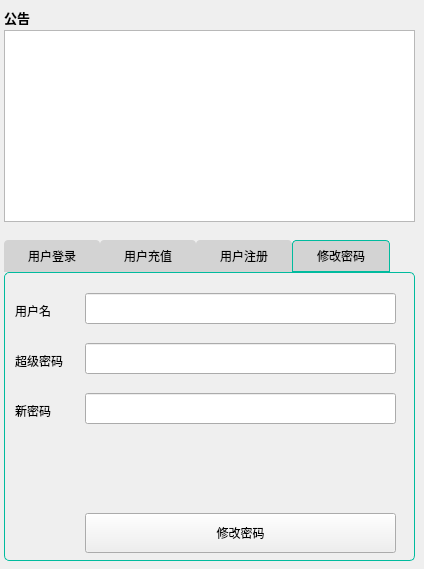
<?xml version="1.0" encoding="UTF-8"?>
<ui version="4.0">
 <class>LoginWindow</class>
 <widget class="QMainWindow" name="LoginWindow">
  <property name="geometry">
   <rect>
    <x>0</x>
    <y>0</y>
    <width>424</width>
    <height>569</height>
   </rect>
  </property>
  <property name="sizePolicy">
   <sizepolicy hsizetype="Fixed" vsizetype="Fixed">
    <horstretch>0</horstretch>
    <verstretch>0</verstretch>
   </sizepolicy>
  </property>
  <property name="windowTitle">
   <string>蘑菇助手V1.0.0</string>
  </property>
  <widget class="QWidget" name="centralwidget">
   <widget class="QLabel" name="noticeBrowserLabel">
    <property name="geometry">
     <rect>
      <x>4</x>
      <y>10</y>
      <width>72</width>
      <height>15</height>
     </rect>
    </property>
    <property name="font">
     <font>
      <family>Agency FB</family>
      <pointsize>10</pointsize>
      <weight>75</weight>
      <bold>true</bold>
     </font>
    </property>
    <property name="text">
     <string>公告</string>
    </property>
   </widget>
   <widget class="QTextBrowser" name="noticeBrowser">
    <property name="geometry">
     <rect>
      <x>4</x>
      <y>30</y>
      <width>411</width>
      <height>192</height>
     </rect>
    </property>
   </widget>
   <widget class="QTabWidget" name="tabWidget">
    <property name="geometry">
     <rect>
      <x>4</x>
      <y>240</y>
      <width>411</width>
      <height>321</height>
     </rect>
    </property>
    <property name="cursor">
     <cursorShape>PointingHandCursor</cursorShape>
    </property>
    <property name="focusPolicy">
     <enum>Qt::NoFocus</enum>
    </property>
    <property name="styleSheet">
     <string notr="true">/*style-dark*/
QTabWidget::pane { /* The tab widget frame */
    border: 1px solid #00BB9E;
	border-radius:5px;
    
}
 
QTabWidget::tab-bar {
    alignment: left;
}
 
/* Style the tab using the tab sub-control. Note that
    it reads QTabBar _not_ QTabWidget */
QTabBar::tab {
    background: #D3D3D3;/*qlineargradient(x1: 0, y1: 0, x2: 0, y2: 1,
                                stop: 0 #E1E1E1, stop: 0.4 #DDDDDD,
                                stop: 0.5 #D8D8D8, stop: 1.0 #D3D3D3);*/
    border: none;
    border-top-left-radius: 4px;
    border-top-right-radius: 4px;
    min-width: 80px;
    padding: 8px;
	color:#000000;
}
 
QTabBar::tab:selected, QTabBar::tab:hover {
    background: qlineargradient(x1: 0, y1: 0, x2: 0, y2: 1,
                                stop: 0 #fafafa, stop: 1.0 #00BB9E);
 
}/**/
 
QTabBar::tab:selected {
    border: 1px solid #00BB9E;
    /*border-bottom-color: #00BB9E;  same as pane color*/ 
}</string>
    </property>
    <property name="currentIndex">
     <number>3</number>
    </property>
    <widget class="QWidget" name="loginTab">
     <attribute name="title">
      <string>用户登录</string>
     </attribute>
     <widget class="QLabel" name="loginNameLabel">
      <property name="geometry">
       <rect>
        <x>10</x>
        <y>30</y>
        <width>51</width>
        <height>16</height>
       </rect>
      </property>
      <property name="text">
       <string>用户名</string>
      </property>
     </widget>
     <widget class="QLabel" name="loginPwdLabel">
      <property name="geometry">
       <rect>
        <x>10</x>
        <y>80</y>
        <width>61</width>
        <height>16</height>
       </rect>
      </property>
      <property name="text">
       <string>用户密码</string>
      </property>
     </widget>
     <widget class="QLabel" name="loginAccessMethodLabel">
      <property name="geometry">
       <rect>
        <x>10</x>
        <y>130</y>
        <width>71</width>
        <height>16</height>
       </rect>
      </property>
      <property name="text">
       <string>访问方式</string>
      </property>
     </widget>
     <widget class="QLabel" name="loginTipsLabel">
      <property name="geometry">
       <rect>
        <x>215</x>
        <y>130</y>
        <width>181</width>
        <height>16</height>
       </rect>
      </property>
      <property name="text">
       <string>网络错误时请切换访问方式</string>
      </property>
     </widget>
     <widget class="QLineEdit" name="loginName">
      <property name="geometry">
       <rect>
        <x>80</x>
        <y>20</y>
        <width>311</width>
        <height>31</height>
       </rect>
      </property>
      <property name="focusPolicy">
       <enum>Qt::StrongFocus</enum>
      </property>
      <property name="maxLength">
       <number>16</number>
      </property>
      <property name="echoMode">
       <enum>QLineEdit::Normal</enum>
      </property>
     </widget>
     <widget class="QLineEdit" name="loginPwd">
      <property name="geometry">
       <rect>
        <x>80</x>
        <y>70</y>
        <width>311</width>
        <height>31</height>
       </rect>
      </property>
      <property name="focusPolicy">
       <enum>Qt::StrongFocus</enum>
      </property>
      <property name="maxLength">
       <number>16</number>
      </property>
      <property name="echoMode">
       <enum>QLineEdit::Password</enum>
      </property>
     </widget>
     <widget class="QComboBox" name="loginAccessMethod">
      <property name="geometry">
       <rect>
        <x>80</x>
        <y>125</y>
        <width>87</width>
        <height>22</height>
       </rect>
      </property>
      <property name="cursor">
       <cursorShape>PointingHandCursor</cursorShape>
      </property>
      <property name="focusPolicy">
       <enum>Qt::StrongFocus</enum>
      </property>
      <item>
       <property name="text">
        <string>WinHttp</string>
       </property>
      </item>
      <item>
       <property name="text">
        <string>WinInet</string>
       </property>
      </item>
     </widget>
     <widget class="QCheckBox" name="loginRememberMe">
      <property name="geometry">
       <rect>
        <x>10</x>
        <y>180</y>
        <width>91</width>
        <height>19</height>
       </rect>
      </property>
      <property name="cursor">
       <cursorShape>PointingHandCursor</cursorShape>
      </property>
      <property name="focusPolicy">
       <enum>Qt::StrongFocus</enum>
      </property>
      <property name="text">
       <string>记住我</string>
      </property>
     </widget>
     <widget class="QPushButton" name="loginUnBindButton">
      <property name="geometry">
       <rect>
        <x>355</x>
        <y>180</y>
        <width>41</width>
        <height>28</height>
       </rect>
      </property>
      <property name="cursor">
       <cursorShape>PointingHandCursor</cursorShape>
      </property>
      <property name="focusPolicy">
       <enum>Qt::StrongFocus</enum>
      </property>
      <property name="text">
       <string>解绑</string>
      </property>
     </widget>
     <widget class="QPushButton" name="loginButton">
      <property name="geometry">
       <rect>
        <x>110</x>
        <y>240</y>
        <width>231</width>
        <height>40</height>
       </rect>
      </property>
      <property name="cursor">
       <cursorShape>PointingHandCursor</cursorShape>
      </property>
      <property name="focusPolicy">
       <enum>Qt::StrongFocus</enum>
      </property>
      <property name="text">
       <string>登录</string>
      </property>
     </widget>
     <widget class="QPushButton" name="loginTrialButton">
      <property name="geometry">
       <rect>
        <x>355</x>
        <y>240</y>
        <width>41</width>
        <height>40</height>
       </rect>
      </property>
      <property name="cursor">
       <cursorShape>PointingHandCursor</cursorShape>
      </property>
      <property name="focusPolicy">
       <enum>Qt::StrongFocus</enum>
      </property>
      <property name="text">
       <string>试用</string>
      </property>
     </widget>
    </widget>
    <widget class="QWidget" name="rechargeTab">
     <attribute name="title">
      <string>用户充值</string>
     </attribute>
     <widget class="QLabel" name="rechargeCardPwdLabel">
      <property name="geometry">
       <rect>
        <x>10</x>
        <y>80</y>
        <width>71</width>
        <height>16</height>
       </rect>
      </property>
      <property name="text">
       <string>卡密</string>
      </property>
     </widget>
     <widget class="QLabel" name="rechargeLoginNameLabel">
      <property name="geometry">
       <rect>
        <x>10</x>
        <y>30</y>
        <width>71</width>
        <height>16</height>
       </rect>
      </property>
      <property name="text">
       <string>用户名</string>
      </property>
     </widget>
     <widget class="QLineEdit" name="rechargeLoginName">
      <property name="geometry">
       <rect>
        <x>80</x>
        <y>20</y>
        <width>311</width>
        <height>31</height>
       </rect>
      </property>
      <property name="focusPolicy">
       <enum>Qt::StrongFocus</enum>
      </property>
      <property name="maxLength">
       <number>16</number>
      </property>
      <property name="echoMode">
       <enum>QLineEdit::Normal</enum>
      </property>
     </widget>
     <widget class="QLineEdit" name="rechargeCardPwd">
      <property name="geometry">
       <rect>
        <x>80</x>
        <y>70</y>
        <width>311</width>
        <height>31</height>
       </rect>
      </property>
      <property name="focusPolicy">
       <enum>Qt::StrongFocus</enum>
      </property>
      <property name="maxLength">
       <number>16</number>
      </property>
      <property name="echoMode">
       <enum>QLineEdit::Normal</enum>
      </property>
     </widget>
     <widget class="QPushButton" name="rechargeButton">
      <property name="geometry">
       <rect>
        <x>80</x>
        <y>240</y>
        <width>311</width>
        <height>40</height>
       </rect>
      </property>
      <property name="text">
       <string>充值</string>
      </property>
     </widget>
    </widget>
    <widget class="QWidget" name="registerTab">
     <attribute name="title">
      <string>用户注册</string>
     </attribute>
     <widget class="QLabel" name="registerLoginNameLabel">
      <property name="geometry">
       <rect>
        <x>10</x>
        <y>30</y>
        <width>51</width>
        <height>16</height>
       </rect>
      </property>
      <property name="text">
       <string>用户名</string>
      </property>
     </widget>
     <widget class="QLabel" name="registerLoginPwdLabel">
      <property name="geometry">
       <rect>
        <x>10</x>
        <y>80</y>
        <width>61</width>
        <height>16</height>
       </rect>
      </property>
      <property name="text">
       <string>用户密码</string>
      </property>
     </widget>
     <widget class="QLabel" name="registerLoginSuperPwdLabel">
      <property name="geometry">
       <rect>
        <x>10</x>
        <y>130</y>
        <width>71</width>
        <height>16</height>
       </rect>
      </property>
      <property name="text">
       <string>超级密码</string>
      </property>
     </widget>
     <widget class="QLabel" name="registerCardPwdLabel">
      <property name="geometry">
       <rect>
        <x>10</x>
        <y>180</y>
        <width>71</width>
        <height>16</height>
       </rect>
      </property>
      <property name="text">
       <string>卡密</string>
      </property>
     </widget>
     <widget class="QLineEdit" name="registerLoginName">
      <property name="geometry">
       <rect>
        <x>80</x>
        <y>20</y>
        <width>311</width>
        <height>31</height>
       </rect>
      </property>
      <property name="focusPolicy">
       <enum>Qt::StrongFocus</enum>
      </property>
      <property name="maxLength">
       <number>16</number>
      </property>
      <property name="echoMode">
       <enum>QLineEdit::Normal</enum>
      </property>
     </widget>
     <widget class="QLineEdit" name="registerLoginPwd">
      <property name="geometry">
       <rect>
        <x>80</x>
        <y>70</y>
        <width>311</width>
        <height>31</height>
       </rect>
      </property>
      <property name="focusPolicy">
       <enum>Qt::StrongFocus</enum>
      </property>
      <property name="maxLength">
       <number>16</number>
      </property>
      <property name="echoMode">
       <enum>QLineEdit::Password</enum>
      </property>
     </widget>
     <widget class="QLineEdit" name="registerLoginSuperPwd">
      <property name="geometry">
       <rect>
        <x>80</x>
        <y>120</y>
        <width>311</width>
        <height>31</height>
       </rect>
      </property>
      <property name="focusPolicy">
       <enum>Qt::StrongFocus</enum>
      </property>
      <property name="maxLength">
       <number>16</number>
      </property>
      <property name="echoMode">
       <enum>QLineEdit::Password</enum>
      </property>
     </widget>
     <widget class="QLineEdit" name="registerCardPwd">
      <property name="geometry">
       <rect>
        <x>80</x>
        <y>180</y>
        <width>311</width>
        <height>31</height>
       </rect>
      </property>
      <property name="focusPolicy">
       <enum>Qt::StrongFocus</enum>
      </property>
      <property name="maxLength">
       <number>16</number>
      </property>
      <property name="echoMode">
       <enum>QLineEdit::Normal</enum>
      </property>
     </widget>
     <widget class="QPushButton" name="registerButton">
      <property name="geometry">
       <rect>
        <x>80</x>
        <y>240</y>
        <width>311</width>
        <height>40</height>
       </rect>
      </property>
      <property name="focusPolicy">
       <enum>Qt::StrongFocus</enum>
      </property>
      <property name="text">
       <string>注册</string>
      </property>
     </widget>
    </widget>
    <widget class="QWidget" name="changePwdTab">
     <attribute name="title">
      <string>修改密码</string>
     </attribute>
     <widget class="QLabel" name="changeLoginNameLabel">
      <property name="geometry">
       <rect>
        <x>10</x>
        <y>30</y>
        <width>51</width>
        <height>16</height>
       </rect>
      </property>
      <property name="text">
       <string>用户名</string>
      </property>
     </widget>
     <widget class="QLabel" name="changeLoginSuperPwdLabel">
      <property name="geometry">
       <rect>
        <x>10</x>
        <y>80</y>
        <width>61</width>
        <height>16</height>
       </rect>
      </property>
      <property name="text">
       <string>超级密码</string>
      </property>
     </widget>
     <widget class="QLabel" name="changLloginPwdNewLabel">
      <property name="geometry">
       <rect>
        <x>10</x>
        <y>130</y>
        <width>71</width>
        <height>16</height>
       </rect>
      </property>
      <property name="text">
       <string>新密码</string>
      </property>
     </widget>
     <widget class="QLineEdit" name="changeLoginName">
      <property name="geometry">
       <rect>
        <x>80</x>
        <y>20</y>
        <width>311</width>
        <height>31</height>
       </rect>
      </property>
      <property name="focusPolicy">
       <enum>Qt::StrongFocus</enum>
      </property>
      <property name="maxLength">
       <number>16</number>
      </property>
      <property name="echoMode">
       <enum>QLineEdit::Normal</enum>
      </property>
     </widget>
     <widget class="QLineEdit" name="changeLoginSuperPwd">
      <property name="geometry">
       <rect>
        <x>80</x>
        <y>70</y>
        <width>311</width>
        <height>31</height>
       </rect>
      </property>
      <property name="focusPolicy">
       <enum>Qt::StrongFocus</enum>
      </property>
      <property name="maxLength">
       <number>16</number>
      </property>
      <property name="echoMode">
       <enum>QLineEdit::Password</enum>
      </property>
     </widget>
     <widget class="QLineEdit" name="changeLoginPwdNew">
      <property name="geometry">
       <rect>
        <x>80</x>
        <y>120</y>
        <width>311</width>
        <height>31</height>
       </rect>
      </property>
      <property name="focusPolicy">
       <enum>Qt::StrongFocus</enum>
      </property>
      <property name="maxLength">
       <number>16</number>
      </property>
      <property name="echoMode">
       <enum>QLineEdit::Password</enum>
      </property>
     </widget>
     <widget class="QPushButton" name="changePwdButton">
      <property name="geometry">
       <rect>
        <x>80</x>
        <y>240</y>
        <width>311</width>
        <height>40</height>
       </rect>
      </property>
      <property name="focusPolicy">
       <enum>Qt::StrongFocus</enum>
      </property>
      <property name="text">
       <string>修改密码</string>
      </property>
     </widget>
    </widget>
   </widget>
  </widget>
 </widget>
 <resources/>
 <connections/>
</ui>
